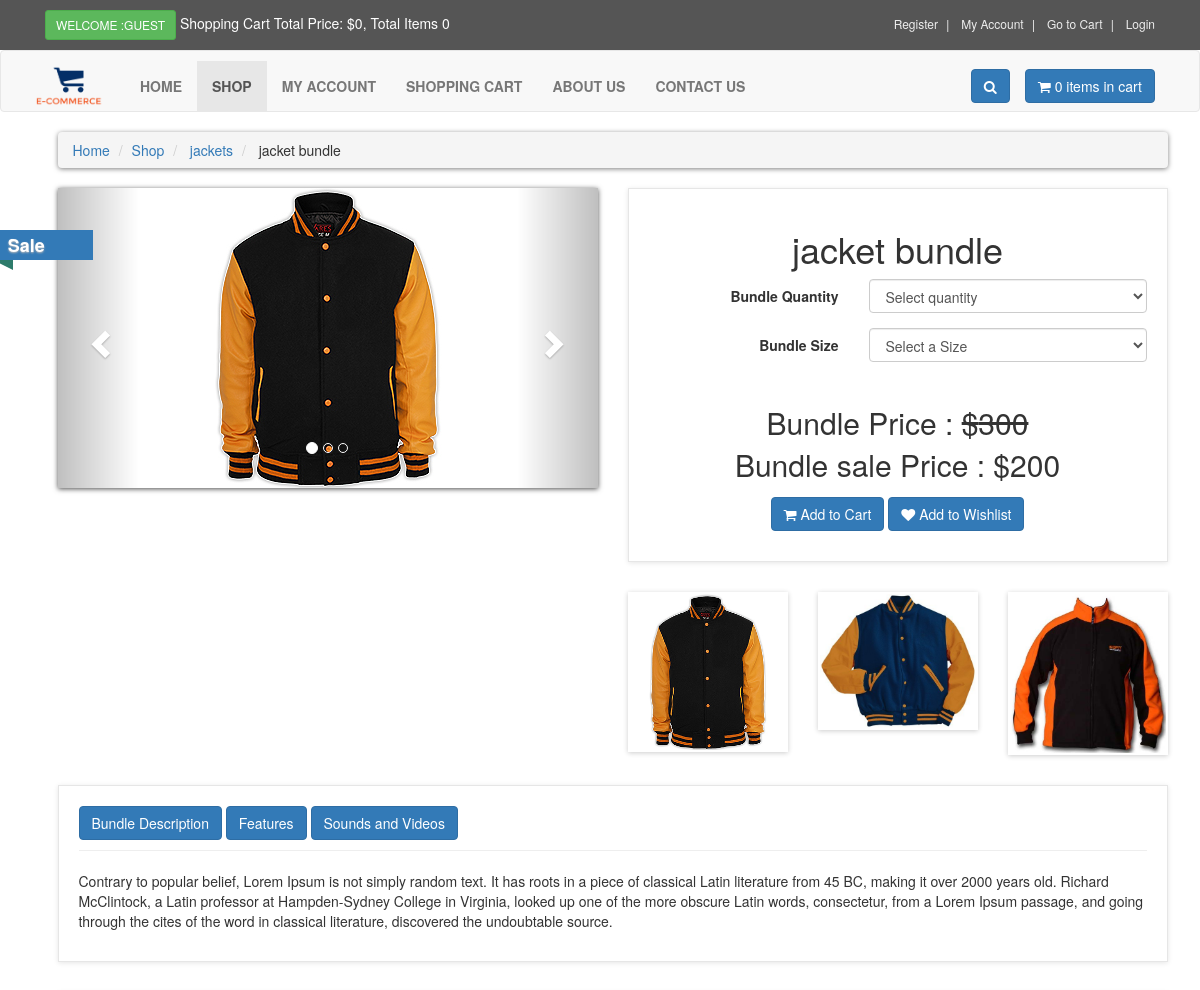
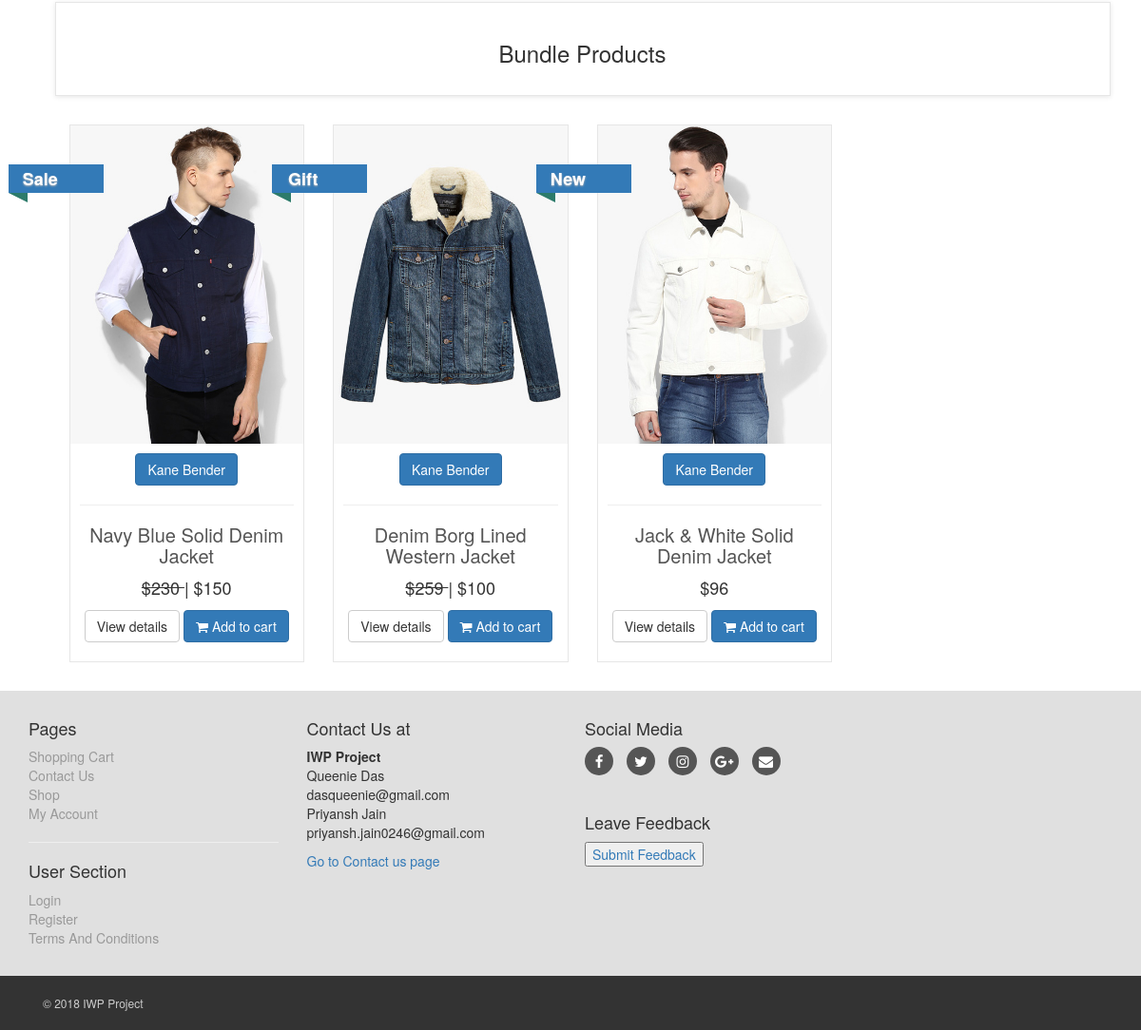
The app's page /Ecom_store/jacket-bundle with its own data (2 pictures, top to bottom).
### tables this page shows
CREATE TABLE IF NOT EXISTS `product_categories` (
`p_cat_id` int(10) NOT NULL,
  `p_cat_title` text NOT NULL,
  `p_cat_top` text NOT NULL,
  `p_cat_image` text NOT NULL
);

CREATE TABLE IF NOT EXISTS `products` (
`product_id` int(10) NOT NULL,
  `p_cat_id` int(10) NOT NULL,
  `cat_id` int(10) NOT NULL,
  `manufacturer_id` int(10) NOT NULL,
  `date` timestamp NOT NULL DEFAULT CURRENT_TIMESTAMP ON UPDATE CURRENT_TIMESTAMP,
  `product_title` text NOT NULL,
  `product_url` text NOT NULL,
  `product_img1` text NOT NULL,
  `product_img2` text NOT NULL,
  `product_img3` text NOT NULL,
  `product_price` int(10) NOT NULL,
  `product_psp_price` int(100) NOT NULL,
  `product_desc` text NOT NULL,
  `product_features` text NOT NULL,
  `product_video` text NOT NULL,
  `product_keywords` text NOT NULL,
  `product_label` text NOT NULL,
  `status` varchar(255) NOT NULL
);

CREATE TABLE IF NOT EXISTS `manufacturers` (
`manufacturer_id` int(10) NOT NULL,
  `manufacturer_title` text NOT NULL,
  `manufacturer_top` text NOT NULL,
  `manufacturer_image` text NOT NULL
);

### Ecom_store/details.php (the view, shortened to what this page needs)
<?php
include("includes/db.php");
include("functions/functions.php");
?>
<?php
$product_id = @$_GET['pro_id'];
$get_product = "select * from products where product_url='$product_id'";
$run_product = mysqli_query($con, $get_product);
$check_product = mysqli_num_rows($run_product);
if ($check_product == 0) {
    echo "<script> window.open('index.php','_self') </script>";
} else {
    $row_product = mysqli_fetch_array($run_product);
    $p_cat_id = $row_product['p_cat_id'];
    $pro_id = $row_product['product_id'];
    $pro_title = $row_product['product_title'];
    $pro_price = $row_product['product_price'];
    $pro_desc = $row_product['product_desc'];
    $pro_img1 = $row_product['product_img1'];
    $pro_img2 = $row_product['product_img2'];
    $pro_img3 = $row_product['product_img3'];
    $pro_label = $row_product['product_label'];
    $pro_psp_price = $row_product['product_psp_price'];
    $status = $row_product['status'];
    if ($pro_label == "") {
    } else {
        $product_label = "
<a class='label sale' href='#' style='color:black;'>
<div class='thelabel'>$pro_label</div>
<div class='label-background'> </div>
</a>
";
    }
    $get_p_cat = "select * from product_categories where p_cat_id='$p_cat_id'";
    $run_p_cat = mysqli_query($con, $get_p_cat);
    $row_p_cat = mysqli_fetch_array($run_p_cat);
    $p_cat_title = $row_p_cat['p_cat_title'];
    ?>
<!DOCTYPE html>
<html>
<head>
<link href="styles/bootstrap.min.css" rel="stylesheet">
<link href="styles/style.css" rel="stylesheet">
<link href="font-awesome/css/font-awesome.min.css" rel="stylesheet">
</head>
<body>
<div id="top">
<div class="container">
<div class="col-md-6 offer">
<a href="#" class="btn btn-success btn-sm" >
<?php
if (!isset($_SESSION['customer_email'])) {
    echo "Welcome :Guest";
} else {
    echo "Welcome : " . $_SESSION['customer_email'] . "";
}
?>
</a>
<a href="#">
Shopping Cart Total Price: <?php total_price(); ?>, Total Items <?php items(); ?>
</a>
</div>
<div class="col-md-6">
<ul class="menu">
<li>
<a href="customer_register.php">
Register
</a>
</li>
<li>
<?php
if (!isset($_SESSION['customer_email'])) {
    echo "<a href='checkout.php' >My Account</a>";
} else {
    echo "<a href='customer/my_account.php?my_orders'>My Account</a>";
}
?>
</li>
<li>
<a href="cart.php">
Go to Cart
</a>
</li>
<li>
<?php
if (!isset($_SESSION['customer_email'])) {
    echo "<a href='checkout.php'> Login </a>";
} else {
    echo "<a href='logout.php'> Logout </a>";
}
?>
</li>
</ul>
</div>
</div>
</div>
<div class="navbar navbar-default" id="navbar">
<div class="container" >
<div class="navbar-header">
<a class="navbar-brand home" href="index.php" >
<img src="images/logo.png" width="80px" height="40px" alt="computerfever logo" class="hidden-xs" >
</a>
</div>
<div class="navbar-collapse collapse" id="navigation" >
<div class="padding-nav" >
<ul class="nav navbar-nav navbar-left">
<li>
<a href="index.php"> Home </a>
</li>
<li class="active" >
<a href="shop.php"> Shop </a>
</li>
<li>
<?php
if (!isset($_SESSION['customer_email'])) {
    echo "<a href='checkout.php' >My Account</a>";
} else {
    echo "<a href='customer/my_account.php?my_orders'>My Account</a>";
}
?>
</li>
<li>
<a href="cart.php"> Shopping Cart </a>
</li>
<li>
<a href="about.php"> About Us </a>
</li>
<li>
<a href="contact.php"> Contact Us </a>
</li>
</ul>
</div>
<a class="btn btn-primary navbar-btn right" href="cart.php">
<i class="fa fa-shopping-cart"></i>
<span> <?php items(); ?> items in cart </span>
</a>
<div class="navbar-collapse collapse right">
<button class="btn navbar-btn btn-primary" type="button" data-toggle="collapse" data-target="#search">
<i class="fa fa-search"></i>
</button>
</div>
</div>
</div>
</div>
<div id="content" >
<div class="container" >
<div class="col-md-12" >
<ul class="breadcrumb" >
<li>
<a href="index.php">Home</a>
</li>
<li><a href="shop.php">Shop</a></li>
<li>
<a href="shop.php?p_cat=<?php echo $p_cat_id; ?>"> <?php echo $p_cat_title; ?> </a>
</li>
<li> <?php echo $pro_title; ?> </li>
</ul>
</div>
<div class="col-md-12">
<div class="row" id="productMain">
<div class="col-sm-6">
<div id="mainImage">
<div id="myCarousel" class="carousel slide" data-ride="carousel">
<ol class="carousel-indicators">
<li data-target="#myCarousel" data-slide-to="0" class="active"></li>
<li data-target="#myCarousel" data-slide-to="1"></li>
<li data-target="#myCarousel" data-slide-to="2"></li>
</ol>
<div class="carousel-inner">
<div class="item active">
<center>
<img src="admin_area/product_images/<?php echo $pro_img1; ?>" class="img-responsive">
</center>
</div>
</div>
<a href="#myCarousel" class="left carousel-control" data-slide="prev">
<span class="glyphicon glyphicon-chevron-left"> </span>
</a>
<a class="right carousel-control" href="#myCarousel" data-slide="next">
<span class="glyphicon glyphicon-chevron-right"> </span>
</a>
</div>
</div>
<?php echo $product_label; ?>
</div>
<div class="col-sm-6" >
<div class="box" >
<h1 class="text-center" > <?php echo $pro_title; ?> </h1>
<form action="" method="post" class="form-horizontal" >
<?php
if ($status == "product") {
    ?>
<div class="form-group">
<label class="col-md-5 control-label" >Product Quantity </label>
<div class="col-md-7" >
<select name="product_qty" class="form-control" >
<option>Select quantity</option>
<option>1</option>
<option>2</option>
<option>3</option>
<option>4</option>
<option>5</option>
</select>
</div>
</div>
<div class="form-group" >
<label class="col-md-5 control-label" >Product Size</label>
<div class="col-md-7" >
<select name="product_size" class="form-control" >
<option>Select a Size</option>
<option>Small</option>
<option>Medium</option>
<option>Large</option>
</select>
</div>
</div>
<?php
} else { ?>
<div class="form-group">
<label class="col-md-5 control-label" >Bundle Quantity </label>
<div class="col-md-7" >
<select name="product_qty" class="form-control" >
<option>Select quantity</option>
</select>
</div>
</div>
<div class="form-group" >
<label class="col-md-5 control-label" >Bundle Size</label>
<div class="col-md-7" >
<select name="product_size" class="form-control" >
<option>Select a Size</option>
</select>
</div>
</div>
<?php
} ?>
<?php
if ($status == "product") {
    if ($pro_label == "Sale" or $pro_label == "Gift") {
        echo "
<p class='price'>
Product Price : <del> $$pro_price </del><br>
Product sale Price : $$pro_psp_price
</p>
";
    } else {
        echo "
<p class='price'>
Product Price : $$pro_price
</p>
";
    }
} else {
    if ($pro_label == "Sale" or $pro_label == "Gift") {
        echo "
<p class='price'>
Bundle Price : <del> $$pro_price </del><br>
Bundle sale Price : $$pro_psp_price
</p>
";
    } else {
        echo "
<p class='price'>
Bundle Price : $$pro_price
</p>
";
    }
}
?>
<p class="text-center buttons" >
<button class="btn btn-primary" type="submit" name="add_cart">
<i class="fa fa-shopping-cart" ></i> Add to Cart
</button>
<button class="btn btn-primary" type="submit" name="add_wishlist">
<i class="fa fa-heart" ></i> Add to Wishlist
</button>
</p>
</form>
</div>
<div class="row" id="thumbs" >
<div class="col-xs-4" >
<a href="#" class="thumb" >
<img src="admin_area/product_images/<?php echo $pro_img1; ?>" class="img-responsive" >
</a>
</div>
<div class="col-xs-4" >
<a href="#" class="thumb" >
<img src="admin_area/product_images/<?php echo $pro_img2; ?>" class="img-responsive" >
</a>
</div>
<div class="col-xs-4" >
<a href="#" class="thumb" >
<img src="admin_area/product_images/<?php echo $pro_img3; ?>" class="img-responsive" >
</a>
</div>
</div>
</div>
</div>
<div class="box" id="details">
<a class="btn btn-primary tab" style="margin-bottom:10px;" href="#description" data-toggle="tab">
<?php
if ($status == "product") {
    echo "Product Description";
} else {
    echo "Bundle Description";
}
?>
</a>
<a class="btn btn-primary tab" style="margin-bottom:10px;" href="#features" data-toggle="tab">
Features
</a>
<a class="btn btn-primary tab" style="margin-bottom:10px;" href="#video" data-toggle="tab">
Sounds and Videos
</a>
<hr style="margin-top:0px;">
<div class="tab-content">
<div id="description" class="tab-pane fade in active" style="margin-top:7px;" >
<?php echo $pro_desc; ?>
</div>
</div>
</div>
<div id="row same-height-row">
<?php
if ($status == "product") {
    ?>
<div class="col-md-3 col-sm-6">
<div class="box same-height headline">
<h3 class="text-center"> You also like these Products </h3>
</div>
</div>
<?php
$get_products = "select * from products order by rand() LIMIT 0,3";
$run_products = mysqli_query($con, $get_products);
while ($row_products = mysqli_fetch_array($run_products)) {
    $pro_id = $row_products['product_id'];
    $pro_title = $row_products['product_title'];
    $pro_price = $row_products['product_price'];
    $pro_img1 = $row_products['product_img1'];
    $pro_label = $row_products['product_label'];
    $manufacturer_id = $row_products['manufacturer_id'];
    $get_manufacturer = "select * from manufacturers where manufacturer_id='$manufacturer_id'";
    $run_manufacturer = mysqli_query($db, $get_manufacturer);
    $row_manufacturer = mysqli_fetch_array($run_manufacturer);
    $manufacturer_name = $row_manufacturer['manufacturer_title'];
    $pro_psp_price = $row_products['product_psp_price'];
    $pro_url = $row_products['product_url'];
    if ($pro_label == "Sale" or $pro_label == "Gift") {
        $product_price = "<del> $$pro_price </del>";
        $product_psp_price = "| $$pro_psp_price";
    } else {
        $product_psp_price = "";
        $product_price = "$$pro_price";
    }
    if ($pro_label == "") {
    } else {
        $product_label = "
<a class='label sale' href='#' style='color:black;'>
<div class='thelabel'>$pro_label</div>
<div class='label-background'> </div>
</a>
";
    }
    echo "
<div class='col-md-3 col-sm-6 center-responsive' >
<div class='product' >
<a href='$pro_url' >
<img src='admin_area/product_images/$pro_img1' class='img-responsive' >
</a>
<div class='text' >
<center>
<p class='btn btn-primary'> $manufacturer_name </p>
</center>
<hr>
<h3><a href='$pro_url' >$pro_title</a></h3>
<p class='price' > $product_price $product_psp_price </p>
<p class='buttons' >
<a href='$pro_url' class='btn btn-default' >View details</a>
<a href='$pro_url' class='btn btn-primary'>
<i class='fa fa-shopping-cart'></i> Add to cart
</a>
</p>
</div>
$product_label
</div>
</div>
";
}
?>
<?php
} else { ?>
<div class="box same-height">
<h3 class="text-center"> Bundle Products </h3>
</div>
<?php
$get_bundle_product_relation = "select * from bundle_product_relation where bundle_id='$pro_id'";
$run_bundle_product_relation = mysqli_query($con, $get_bundle_product_relation);
while ($row_bundle_product_relation = mysqli_fetch_array($run_bundle_product_relation)) {
    $bundle_product_relation_product_id = $row_bundle_product_relation['product_id'];
    $get_products = "select * from products where product_id='$bundle_product_relation_product_id'";
    $run_products = mysqli_query($con, $get_products);
    while ($row_products = mysqli_fetch_array($run_products)) {
        $pro_title = $row_products['product_title'];
        $pro_price = $row_products['product_price'];
        $pro_img1 = $row_products['product_img1'];
        $pro_label = $row_products['product_label'];
        $manufacturer_id = $row_products['manufacturer_id'];
        $get_manufacturer = "select * from manufacturers where manufacturer_id='$manufacturer_id'";
        $run_manufacturer = mysqli_query($db, $get_manufacturer);
        $row_manufacturer = mysqli_fetch_array($run_manufacturer);
        $manufacturer_name = $row_manufacturer['manufacturer_title'];
        $pro_psp_price = $row_products['product_psp_price'];
        $pro_url = $row_products['product_url'];
        if ($pro_label == "Sale" or $pro_label == "Gift") {
            $product_price = "<del> $$pro_price </del>";
            $product_psp_price = "| $$pro_psp_price";
        } else {
            $product_psp_price = "";
            $product_price = "$$pro_price";
        }
        if ($pro_label == "") {
        } else {
            $product_label = "
<a class='label sale' href='#' style='color:black;'>
<div class='thelabel'>$pro_label</div>
<div class='label-background'> </div>
</a>
";
        }
        echo "
<div class='col-md-3 col-sm-6 center-responsive' >
<div class='product' >
<a href='$pro_url' >
<img src='admin_area/product_images/$pro_img1' class='img-responsive' >
</a>
<div class='text' >
<center>
<p class='btn btn-primary'> $manufacturer_name </p>
</center>
<hr>
<h3><a href='$pro_url' >$pro_title</a></h3>
<p class='price' > $product_price $product_psp_price </p>
<p class='buttons' >
<a href='$pro_url' class='btn btn-default' >View details</a>
<a href='$pro_url' class='btn btn-primary'>
<i class='fa fa-shopping-cart'></i> Add to cart
</a>
</p>
</div>
$product_label
</div>
</div>
";
    }
}
?>
<?php
} ?>
</div>
</div>
</div>
</div>
<?php
include("includes/footer.php");
?>
</body>
</html>
<?php
} ?>

### records on screen
product_categories: p_cat_title "jackets"
products: product_title "jacket bundle", product_img1 (picture), product_label "Sale", product_price "300", product_psp_price "200", product_img2 (picture), product_img3 (picture), product_desc "Contrary to popular belief, Lorem Ipsum is not simply random text. It has roots in a piece of classical Latin literature from 45 BC, making it over 2000 years old. Richard McClintock, a Latin professor at Hampden-Sydney College in Virginia, looked up one of the more obscure Latin words, consectetur, from a Lorem Ipsum passage, and going through the cites of the word in classical literature, discovered the undoubtable source."
products: product_img1 (picture), manufacturer.manufacturer_title "Kane Bender", product_title "Navy Blue Solid Denim Jacket", product_price "230", product_psp_price "| $150", product_label "Sale"
products: product_img1 (picture), manufacturer.manufacturer_title "Kane Bender", product_title "Denim Borg Lined Western Jacket", product_price "259", product_psp_price "| $100", product_label "Gift"
products: product_img1 (picture), manufacturer.manufacturer_title "Kane Bender", product_title "Jack & White Solid Denim Jacket", product_price "$96", product_label "New"

### other values on screen
$total "0"
$count_items "0 0"
